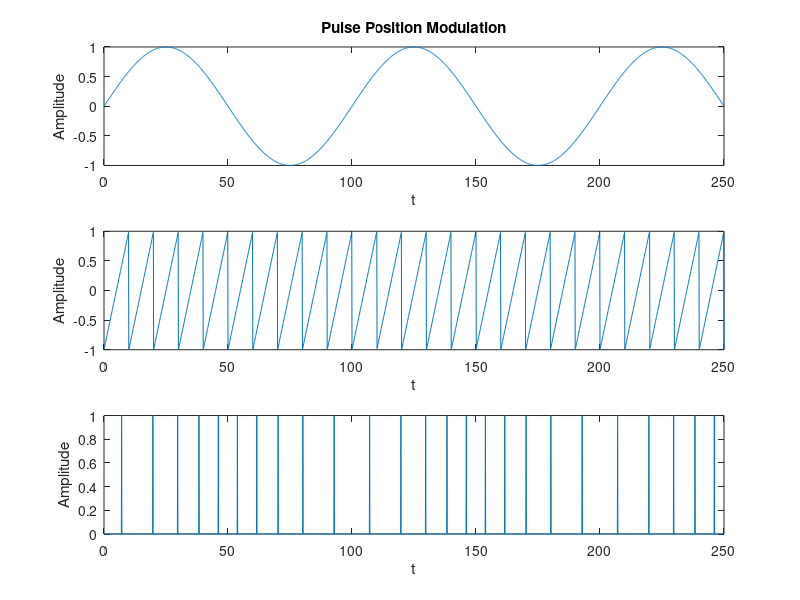

Write the MATLAB code that produced this figure.
fs = 10;
t = 0:1/fs:250;
f = 1/100;
m = sin(2*pi*f*t);
c = sawtooth(2*pi*(1/10)*t);
s = zeros(1,length(t));
for i=1:length(t)
    if(m(i)<c(i))
        s(i) = 1;
    else
        s(i) = 0;
    end
end
z = diff(s);
for j=1:length(z)
    if(z(j)<0)
        z(j) = 0;
    end
end
subplot(3,1,1);
plot(t,m);
xlabel("t");
ylabel("Amplitude");
title("Pulse Position Modulation");
subplot(3,1,2);
plot(t,c);
xlabel("t");
ylabel("Amplitude");
subplot(3,1,3);
plot(0:1/fs:250-1/fs,z);
xlabel("t");
ylabel("Amplitude");
